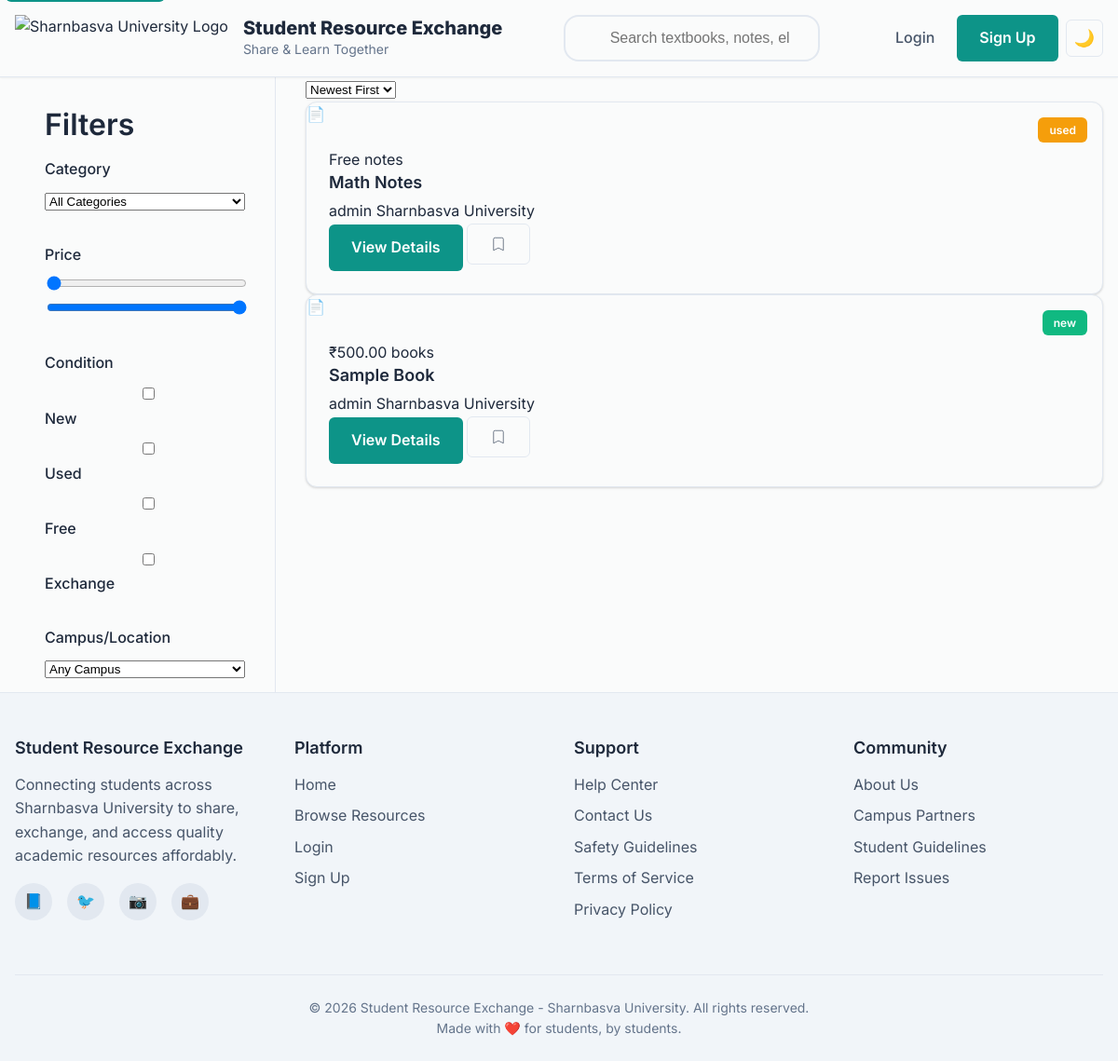
Page /resources/ on the committed database.
### resources/models.py (models this page shows, shortened)
class Resource(models.Model):
    CATEGORY_CHOICES = [
        ('books', 'Books'),
        ('notes', 'Notes'),
        ('electronics', 'Electronics'),
        ('stationery', 'Stationery'),
        ('lab-materials', 'Lab Materials'),
        ('other', 'Other'),
    ]
    CONDITION_CHOICES = [
        ('new', 'New'),
        ('used', 'Used'),
        ('free', 'Free'),
        ('exchange', 'Exchange Only'),
    ]
    title = models.CharField(max_length=200)
    description = models.TextField()
    category = models.CharField(max_length=20, choices=CATEGORY_CHOICES, default='other')
    price = models.DecimalField(max_digits=10, decimal_places=2, blank=True, null=True)
    condition = models.CharField(max_length=20, choices=CONDITION_CHOICES, default='used')
    exchange_only = models.BooleanField(default=False)
    image = models.ImageField(upload_to='resource_images/', blank=True, null=True)
    file = models.FileField(upload_to='resources/', blank=True, null=True)
    url = models.URLField(blank=True, null=True)
    uploaded_by = models.ForeignKey(User, on_delete=models.CASCADE)
    uploaded_at = models.DateTimeField(auto_now_add=True)
    subject = models.CharField(max_length=100, blank=True)
    semester = models.CharField(max_length=50, blank=True)
    downloads = models.PositiveIntegerField(default=0)
    is_approved = models.BooleanField(default=True)
    class Meta:
        ordering = ['-uploaded_at']

### resources/views.py (the view)
# urls.py: path('', views.resource_list, name='resource_list'),
def resource_list(request):
    resources = Resource.objects.filter(is_approved=True)
    category = request.GET.get('category')
    q = request.GET.get('q')  # search query
    price_min = request.GET.get('price_min')
    price_max = request.GET.get('price_max')
    conditions = request.GET.getlist('condition')
    location = request.GET.get('location')
    sort = request.GET.get('sort', 'newest')
    if category:
        resources = resources.filter(category=category)
    if q:
        resources = resources.filter(title__icontains=q) | resources.filter(description__icontains=q) | resources.filter(subject__icontains=q)
    if price_min:
        resources = resources.filter(price__gte=price_min)
    if price_max and price_max != '1000':
        resources = resources.filter(price__lte=price_max)
    if conditions:
        resources = resources.filter(condition__in=conditions)
    if location:
        pass
    if sort == 'price-low':
        resources = resources.order_by('price')
    elif sort == 'relevant':
        pass
    else:
        resources = resources.order_by('-uploaded_at')
    paginator = Paginator(resources, 12)  # 12 resources per page
    page_number = request.GET.get('page')
    page_obj = paginator.get_page(page_number)
    context = {
        'page_obj': page_obj,
        'categories': Resource.CATEGORY_CHOICES,
    }
    return render(request, 'resources/resource_list.html', context)

### resources/templates/resources/resource_list.html (shortened to what this page needs)
{% extends 'base.html' %}
{% block content %}
    <div class="container main-content-grid">
        <aside class="filter-sidebar">
            <h3>Filters</h3>
            <form method="get">
                <div class="filter-group">
                    <label>Category</label>
                    <select name="category">
                        <option value="">All Categories</option>
                    </select>
                </div>
                <div class="filter-group">
                    <label>Price</label>
                    <input type="range" name="price_min" min="0" max="1000" value="0">
                    <input type="range" name="price_max" min="0" max="1000" value="1000">
                </div>
                <div class="filter-group">
                    <label>Condition</label>
                    <label><input type="checkbox" name="condition" value="new"> New</label>
                    <label><input type="checkbox" name="condition" value="used"> Used</label>
                    <label><input type="checkbox" name="condition" value="free"> Free</label>
                    <label><input type="checkbox" name="condition" value="exchange"> Exchange</label>
                </div>
                <div class="filter-group">
                    <label>Campus/Location</label>
                    <select name="location">
                        <option value="">Any Campus</option>
                    </select>
                </div>
            </form>
        </aside>
        <main>
            <div class="sort-controls">
                <select class="sort-select">
                    <option>Newest First</option>
                </select>
            </div>
        <div class="resources-grid">
            {% for resource in page_obj %}
                <article class="card resource-card">
                    <div class="card-image-container">
                        {% if resource.image %}
                            <img src="{{ resource.image.url }}" alt="{{ resource.title }}" loading="lazy">
                        {% else %}
                            <div class="card-image-placeholder">📄</div>
                        {% endif %}
                        <div class="card-badges">
                            <span class="badge condition-{{ resource.condition|lower }}">{{ resource.condition }}</span>
                        </div>
                    </div>
                    <div class="card-body">
                        <div class="resource-price-row">
                            <span class="resource-price">{% if resource.price %}₹{{ resource.price }}{% else %}Free{% endif %}</span>
                            <span class="resource-category">{{ resource.category }}</span>
                        </div>
                        <h3 class="resource-title">{{ resource.title|truncatechars:40 }}</h3>
                        <div class="resource-owner">
                            <span class="owner-name">{{ resource.uploaded_by.username }}</span>
                            <span class="owner-campus">Sharnbasva University</span>
                        </div>
                        <div class="resource-actions">
                            <a href="{% url 'resource_detail' resource.pk %}" class="btn btn-primary btn-sm">View Details</a>
                            <button class="btn btn-ghost btn-sm" aria-label="Save item">
                                <svg width="18" height="18" fill="none" stroke="currentColor" viewBox="0 0 24 24"><path d="M5 5a2 2 0 012-2h10a2 2 0 012 2v16l-7-3.5L5 21V5z"></path></svg>
                            </button>
                        </div>
                    </div>
                </article>
            {% endfor %}
        </div>
    </div>
{% endblock %}

### static/css/styles.css (style rules this page uses)
*, *::before, *::after { box-sizing: border-box; }
html { scroll-behavior: smooth; font-size: 16px; }
body { margin: 0; font-family: 'Inter', -apple-system, BlinkMacSystemFont, 'Segoe UI', Roboto, sans-serif; line-height: 1.6; color: var(--text-primary); background-color: var(--bg-primary); transition: background-color 0.3s ease, color 0.3s ease; }
:root { --bg-primary: #fafbfb; --bg-secondary: #f1f5f9; --bg-tertiary: #e2e8f0; --bg-accent: #cbd5e1; --text-primary: #1e293b; --text-secondary: #475569; --text-muted: #64748b; --text-inverse: #ffffff; --border-color: #e2e8f0; --border-hover: #cbd5e1; --primary: #0d9488; --primary-hover: #0f766e; --primary-light: #5eead4; --secondary: #3b82f6; --secondary-hover: #2563eb; --verified: #10b981; --condition-new: #10b981; --condition-used: #f59e0b; --condition-free: #ec4899; --condition-exchange: #8b5cf6; --secondary: #6366f1; --secondary-hover: #4f46e5; --success: #10b981; --warning: #f59e0b; --error: #ef4444; --shadow-sm: 0 1px 2px 0 rgba(0, 0, 0, 0.05); --shadow: 0 1px 3px 0 rgba(0, 0, 0, 0.1), 0 1px 2px 0 rgba(0, 0, 0, 0.06); --shadow-md: 0 4px 6px -1px rgba(0, 0, 0, 0.1), 0 2px 4px -1px rgba(0, 0, 0, 0.06); --shadow-lg: 0 10px 15px -3px rgba(0, 0, 0, 0.1), 0 4px 6px -2px rgba(0, 0, 0, 0.05); --shadow-xl: 0 20px 25px -5px rgba(0, 0, 0, 0.1), 0 10px 10px -5px rgba(0, 0, 0, 0.04); --radius-sm: 0.25rem; --radius: 0.375rem; --radius-md: 0.5rem; --radius-lg: 0.75rem; --radius-xl: 1rem; --transition: all 0.2s ease; }
h1, h2, h3, h4, h5, h6 { margin: 0 0 1rem 0; font-weight: 600; line-height: 1.2; color: var(--text-primary); }
h3 { font-size: clamp(1.25rem, 3vw, 2rem); font-weight: 600; }
a { color: var(--primary); text-decoration: none; transition: var(--transition); }
.container { width: 100%; max-width: 1200px; margin: 0 auto; padding: 0 1rem; }
.btn { display: inline-flex; align-items: center; justify-content: center; padding: 0.75rem 1.5rem; font-size: 0.875rem; font-weight: 600; text-decoration: none; border: none; border-radius: var(--radius); cursor: pointer; transition: var(--transition); gap: 0.5rem; white-space: nowrap; }
.btn-primary { background: var(--primary); color: var(--text-inverse); }
.btn-ghost { background: transparent; color: var(--text-secondary); border: 1px solid transparent; }
.btn-sm { padding: 0.5rem 1rem; font-size: 0.75rem; }
.card { background: var(--bg-primary); border: 1px solid var(--border-color); border-radius: var(--radius-lg); box-shadow: var(--shadow); overflow: hidden; transition: var(--transition); position: relative; }
.card-badges { position: absolute; top: 1rem; right: 1rem; display: flex; gap: 0.5rem; }
.badge { display: inline-flex; align-items: center; gap: 0.25rem; padding: 0.25rem 0.75rem; border-radius: var(--radius); font-size: 0.75rem; font-weight: 600; color: white; }
.badge.condition-new { background: var(--condition-new); }
.badge.condition-used { background: var(--condition-used); }
.card-body { padding: 1.5rem; }
.filter-sidebar { background: var(--bg-primary); border-right: 1px solid var(--border-color); padding: 2rem; height: calc(100vh - 140px); overflow-y: auto; position: sticky; top: 140px; }
.filter-group { margin-bottom: 2rem; }
.filter-group label { display: block; margin-bottom: 0.5rem; font-weight: 500; }
.filter-group select, .filter-group input[type="range"], .filter-group input[type="checkbox"] { width: 100%; }
.main-content-grid { display: grid; grid-template-columns: 280px 1fr; gap: 2rem; }
.btn { display: inline-flex; align-items: center; justify-content: center; padding: 0.75rem 1.5rem; border-radius: var(--radius); font-weight: 600; font-size: 1rem; text-decoration: none; transition: all 0.3s ease; cursor: pointer; border: none; }
.btn-primary { background: var(--primary); color: white; }
.btn-ghost { background: transparent; color: var(--text-secondary); border: 1px solid var(--border-color); }
.resource-card { background: var(--bg-primary); border: 1px solid var(--border-color); border-radius: var(--radius-lg); overflow: hidden; transition: var(--transition); box-shadow: var(--shadow); }
.resource-title { font-size: 1.125rem; font-weight: 600; margin-bottom: 0.5rem; color: var(--text-primary); }

### rows in the picture
Resource: condition "used", shows "Free", category "notes", title "Math Notes", uploaded_by.username "admin"
Resource: condition "new", price "500.00", category "books", title "Sample Book", uploaded_by.username "admin"
